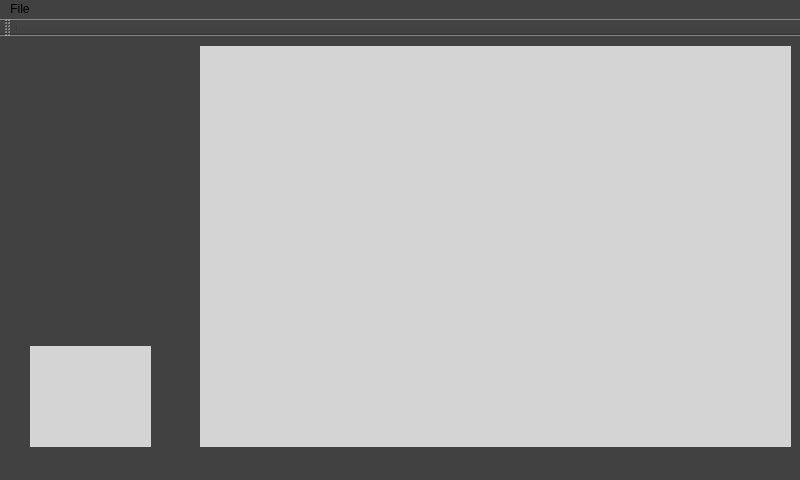
<?xml version="1.0" encoding="UTF-8"?>
<ui version="4.0">
 <class>TPC</class>
 <widget class="QMainWindow" name="TPC">
  <property name="geometry">
   <rect>
    <x>0</x>
    <y>0</y>
    <width>800</width>
    <height>480</height>
   </rect>
  </property>
  <property name="windowTitle">
   <string>TPC</string>
  </property>
  <property name="styleSheet">
   <string notr="true">QPushButton {
	border-style: outset;
	background-color: &quot;red&quot;;
	font: bold 14px;
	color: rgb(225, 225, 225);
	font: 11pt &quot;DejaVu Sans Mono&quot;;
}
QPushButton:pressed {
	background-color: rgb(96, 208, 114);
	border-style: inset;
}
QWidget{ 
	background-color: rgb(65, 65, 65);
}</string>
  </property>
  <widget class="QWidget" name="centralWidget">
   <widget class="QLabel" name="Textlabel">
    <property name="geometry">
     <rect>
      <x>30</x>
      <y>310</y>
      <width>121</width>
      <height>101</height>
     </rect>
    </property>
    <property name="styleSheet">
     <string notr="true">background-color: rgb(212, 212, 212);</string>
    </property>
    <property name="text">
     <string/>
    </property>
   </widget>
   <widget class="QLabel" name="imglabel">
    <property name="geometry">
     <rect>
      <x>200</x>
      <y>10</y>
      <width>591</width>
      <height>401</height>
     </rect>
    </property>
    <property name="styleSheet">
     <string notr="true">background-color: rgb(212, 212, 212);</string>
    </property>
    <property name="text">
     <string/>
    </property>
   </widget>
  </widget>
  <widget class="QMenuBar" name="menuBar">
   <property name="geometry">
    <rect>
     <x>0</x>
     <y>0</y>
     <width>800</width>
     <height>19</height>
    </rect>
   </property>
   <widget class="QMenu" name="menuFile">
    <property name="title">
     <string>File</string>
    </property>
    <addaction name="actionExit"/>
   </widget>
   <addaction name="menuFile"/>
  </widget>
  <widget class="QToolBar" name="mainToolBar">
   <attribute name="toolBarArea">
    <enum>TopToolBarArea</enum>
   </attribute>
   <attribute name="toolBarBreak">
    <bool>false</bool>
   </attribute>
   <addaction name="separator"/>
  </widget>
  <widget class="QStatusBar" name="statusBar"/>
  <action name="actionExit">
   <property name="text">
    <string>Exit</string>
   </property>
  </action>
 </widget>
 <layoutdefault spacing="6" margin="11"/>
 <resources/>
 <connections>
  <connection>
   <sender>actionExit</sender>
   <signal>changed()</signal>
   <receiver>centralWidget</receiver>
   <slot>close()</slot>
   <hints>
    <hint type="sourcelabel">
     <x>-1</x>
     <y>-1</y>
    </hint>
    <hint type="destinationlabel">
     <x>399</x>
     <y>246</y>
    </hint>
   </hints>
  </connection>
 </connections>
</ui>
